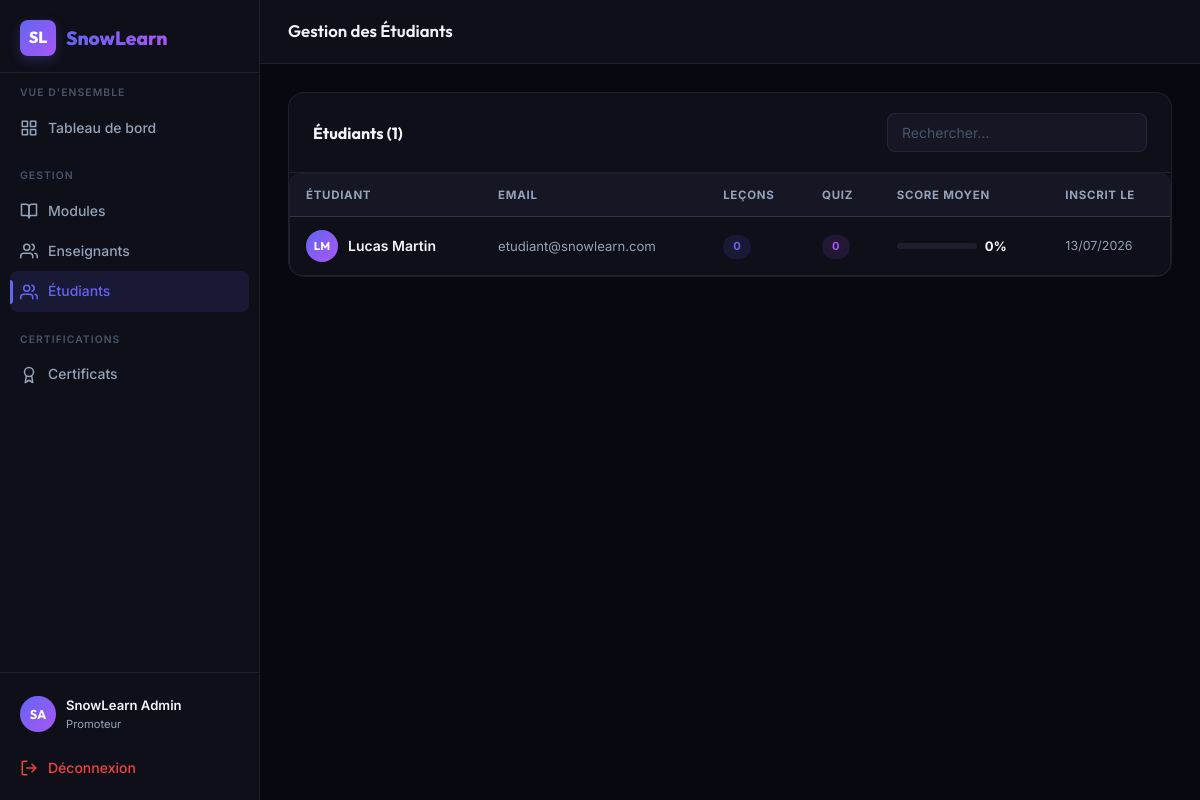
The app's page /admin/students.php (signed in) with its own data.
### tables this page shows
CREATE TABLE IF NOT EXISTS users (
    id          INT AUTO_INCREMENT PRIMARY KEY,
    nom         VARCHAR(100)  NOT NULL,
    prenom      VARCHAR(100)  NOT NULL,
    email       VARCHAR(191)  NOT NULL UNIQUE,
    password    VARCHAR(255)  NOT NULL,
    role        ENUM('admin','teacher','student') NOT NULL DEFAULT 'student',
    avatar      VARCHAR(255)  DEFAULT NULL,
    bio         TEXT          DEFAULT NULL,
    created_at  DATETIME      DEFAULT CURRENT_TIMESTAMP,
    updated_at  DATETIME      DEFAULT CURRENT_TIMESTAMP ON UPDATE CURRENT_TIMESTAMP
);

### includes/auth.php (called while the page is built, shortened)
<?php
function sanitize(string $str): string {
    return htmlspecialchars(trim($str), ENT_QUOTES, 'UTF-8');
}
function getUserFullName(): string {
    return trim(($_SESSION['prenom'] ?? '') . ' ' . ($_SESSION['nom'] ?? ''));
}
function getUserInitials(): string {
    $p = strtoupper(substr($_SESSION['prenom'] ?? '', 0, 1));
    $n = strtoupper(substr($_SESSION['nom']    ?? '', 0, 1));
    return $p . $n;
}

### admin/students.php (the view, shortened to what this page needs)
<?php
require_once '../includes/auth.php';
$db = getDB();
$students = $db->query("
    SELECT u.*,
           COUNT(DISTINCT sl.lesson_id) AS lessons_done,
           COUNT(DISTINCT r.id) AS quizzes_done,
           COALESCE(AVG(r.pourcentage), 0) AS avg_score
    FROM users u
    LEFT JOIN student_lessons sl ON sl.student_id = u.id
    LEFT JOIN results r ON r.student_id = u.id
    WHERE u.role = 'student'
    GROUP BY u.id
    ORDER BY u.created_at DESC
")->fetchAll();
?>
<!DOCTYPE html>
<html lang="fr">
<head>
  <link rel="stylesheet" href="../assets/css/style.css">
</head>
<body>
<div class="shell">
  <?php include '../includes/sidebar_admin.php'; ?>
  <div class="main-content">
    <header class="topbar">
      <span class="topbar-title">Gestion des Étudiants</span>
    </header>
    <main class="page-body">
      <div class="card">
        <div class="card-header">
          <h3>Étudiants (<?= count($students) ?>)</h3>
          <input class="form-control" type="search" id="search-st" placeholder="Rechercher…" style="max-width:260px;">
        </div>
        <div class="table-wrap">
          <table id="st-table">
            <thead>
              <tr>
                <th>Étudiant</th><th>Email</th><th>Leçons</th><th>Quiz</th><th>Score moyen</th><th>Inscrit le</th>
              </tr>
            </thead>
            <tbody>
              <?php foreach ($students as $s): ?>
              <tr>
                <td>
                  <div style="display:flex;align-items:center;gap:10px;">
                    <div class="user-avatar" style="width:32px;height:32px;font-size:.72rem;"><?= strtoupper(substr($s['prenom'],0,1).substr($s['nom'],0,1)) ?></div>
                    <span style="font-weight:600;font-size:.875rem;"><?= sanitize($s['prenom'].' '.$s['nom']) ?></span>
                  </div>
                </td>
                <td style="font-size:.82rem;color:var(--text-muted);"><?= sanitize($s['email']) ?></td>
                <td><span class="badge badge-indigo"><?= $s['lessons_done'] ?></span></td>
                <td><span class="badge badge-violet"><?= $s['quizzes_done'] ?></span></td>
                <td>
                  <div style="display:flex;align-items:center;gap:8px;">
                    <div class="progress-bar" style="width:80px;">
                    </div>
                    <span style="font-size:.82rem;font-weight:700;"><?= round($s['avg_score']) ?>%</span>
                  </div>
                </td>
                <td style="font-size:.78rem;color:var(--text-muted);"><?= date('d/m/Y', strtotime($s['created_at'])) ?></td>
              </tr>
              <?php endforeach; ?>
            </tbody>
          </table>
        </div>
      </div>
    </main>
  </div>
</div>
</body>
</html>

### includes/sidebar_admin.php (shortened to what this page needs)
<?php
$current = basename($_SERVER['PHP_SELF']);
$initials = getUserInitials();
?>
<aside class="sidebar" id="sidebar">
  <div class="sidebar-logo">
    <div class="logo-mark">SL</div>
    <span class="logo-text">SnowLearn</span>
  </div>
  <nav class="sidebar-nav">
    <div class="sidebar-section">
      <div class="sidebar-section-title">Vue d'ensemble</div>
      <a href="<?= BASE_URL ?>/admin/dashboard.php" class="nav-item <?= $current==='dashboard.php'?'active':'' ?>">
        <svg viewBox="0 0 24 24"><rect x="3" y="3" width="7" height="7"/><rect x="14" y="3" width="7" height="7"/><rect x="14" y="14" width="7" height="7"/><rect x="3" y="14" width="7" height="7"/></svg>
        Tableau de bord
      </a>
    </div>
    <div class="sidebar-section">
      <div class="sidebar-section-title">Gestion</div>
      <a href="<?= BASE_URL ?>/admin/modules.php" class="nav-item <?= $current==='modules.php'?'active':'' ?>">
        <svg viewBox="0 0 24 24"><path d="M2 3h6a4 4 0 0 1 4 4v14a3 3 0 0 0-3-3H2z"/><path d="M22 3h-6a4 4 0 0 0-4 4v14a3 3 0 0 1 3-3h7z"/></svg>
        Modules
      </a>
      <a href="<?= BASE_URL ?>/admin/teachers.php" class="nav-item <?= $current==='teachers.php'?'active':'' ?>">
        <svg viewBox="0 0 24 24"><path d="M17 21v-2a4 4 0 0 0-4-4H5a4 4 0 0 0-4 4v2"/><circle cx="9" cy="7" r="4"/><path d="M23 21v-2a4 4 0 0 0-3-3.87"/><path d="M16 3.13a4 4 0 0 1 0 7.75"/></svg>
        Enseignants
      </a>
      <a href="<?= BASE_URL ?>/admin/students.php" class="nav-item <?= $current==='students.php'?'active':'' ?>">
        <svg viewBox="0 0 24 24"><path d="M17 21v-2a4 4 0 0 0-4-4H5a4 4 0 0 0-4 4v2"/><circle cx="9" cy="7" r="4"/><path d="M23 21v-2a4 4 0 0 0-3-3.87"/><path d="M16 3.13a4 4 0 0 1 0 7.75"/></svg>
        Étudiants
      </a>
    </div>
    <div class="sidebar-section">
      <div class="sidebar-section-title">Certifications</div>
      <a href="<?= BASE_URL ?>/admin/certificates.php" class="nav-item <?= $current==='certificates.php'?'active':'' ?>">
        <svg viewBox="0 0 24 24"><circle cx="12" cy="8" r="6"/><path d="M15.477 12.89L17 22l-5-3-5 3 1.523-9.11"/></svg>
        Certificats
      </a>
    </div>
  </nav>
  <div class="sidebar-footer">
    <div class="user-card">
      <div class="user-avatar"><?= $initials ?></div>
      <div class="user-info">
        <div class="user-name"><?= sanitize(getUserFullName()) ?></div>
        <div class="user-role">Promoteur</div>
      </div>
    </div>
    <a href="<?= BASE_URL ?>/logout.php" class="nav-item" style="margin-top:4px;color:var(--danger);">
      <svg viewBox="0 0 24 24"><path d="M9 21H5a2 2 0 0 1-2-2V5a2 2 0 0 1 2-2h4"/><polyline points="16 17 21 12 16 7"/><line x1="21" y1="12" x2="9" y2="12"/></svg>
      Déconnexion
    </a>
  </div>
</aside>

### records on screen
users: substr($s['prenom'],0,1).substr($s['nom'],0,1) "LM", prenom+nom "Lucas Martin", email "etudiant@snowlearn.com", lessons_done "0", quizzes_done "0", avg_score "0", created_at "13/07/2026"

### other values on screen
$initials "SA"
getUserFullName() "SnowLearn Admin"
count($students) "1"
